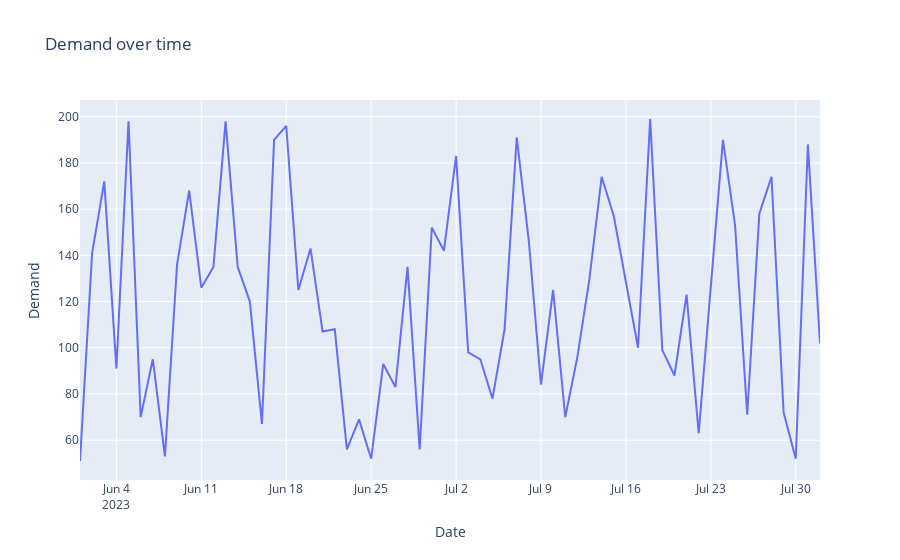

The notebook cell this image was saved under:
### Code cell
#Now let's plot graph of demand change over time
fig_demand = px.line(df, x='Date', y='Demand', title='Demand over time')
fig_demand.show()
